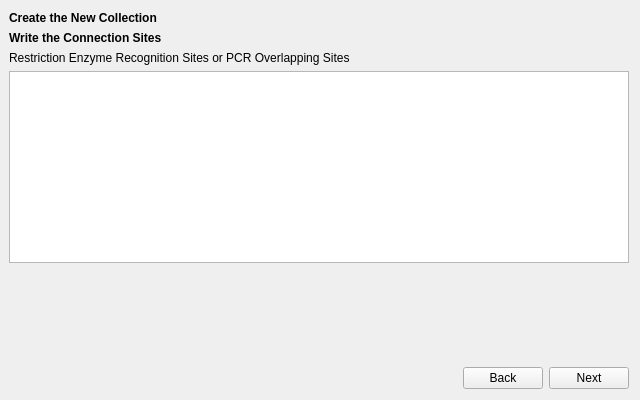
<?xml version="1.0" encoding="UTF-8"?>
<ui version="4.0">
 <class>CreateCollection_LinkerSelector_WidgetClass</class>
 <widget class="QWidget" name="CreateCollection_LinkerSelector_WidgetClass">
  <property name="geometry">
   <rect>
    <x>0</x>
    <y>0</y>
    <width>640</width>
    <height>400</height>
   </rect>
  </property>
  <property name="windowTitle">
   <string>CreateCollection_LinkerSelector_Widget</string>
  </property>
  <layout class="QGridLayout" name="gridLayout">
   <property name="leftMargin">
    <number>9</number>
   </property>
   <item row="4" column="0" colspan="2">
    <widget class="QListWidget" name="linker_list">
     <property name="sizePolicy">
      <sizepolicy hsizetype="Expanding" vsizetype="Expanding">
       <horstretch>0</horstretch>
       <verstretch>0</verstretch>
      </sizepolicy>
     </property>
     <property name="selectionMode">
      <enum>QAbstractItemView::ExtendedSelection</enum>
     </property>
     <property name="wordWrap">
      <bool>false</bool>
     </property>
     <property name="sortingEnabled">
      <bool>false</bool>
     </property>
    </widget>
   </item>
   <item row="1" column="0">
    <widget class="QLabel" name="window_title">
     <property name="text">
      <string>&lt;html&gt;&lt;head/&gt;&lt;body&gt;&lt;p&gt;&lt;span style=&quot; font-weight:700;&quot;&gt;Create the New Collection&lt;/span&gt;&lt;/p&gt;&lt;/body&gt;&lt;/html&gt;</string>
     </property>
    </widget>
   </item>
   <item row="6" column="0" colspan="2">
    <spacer name="verticalSpacer">
     <property name="orientation">
      <enum>Qt::Vertical</enum>
     </property>
     <property name="sizeHint" stdset="0">
      <size>
       <width>20</width>
       <height>40</height>
      </size>
     </property>
    </spacer>
   </item>
   <item row="7" column="0" colspan="2">
    <layout class="QHBoxLayout" name="horizontalLayout">
     <item>
      <spacer name="horizontalSpacer">
       <property name="orientation">
        <enum>Qt::Horizontal</enum>
       </property>
       <property name="sizeHint" stdset="0">
        <size>
         <width>40</width>
         <height>20</height>
        </size>
       </property>
      </spacer>
     </item>
     <item>
      <widget class="QPushButton" name="back_btn">
       <property name="text">
        <string>Back</string>
       </property>
      </widget>
     </item>
     <item>
      <widget class="QPushButton" name="next_btn">
       <property name="text">
        <string>Next</string>
       </property>
      </widget>
     </item>
    </layout>
   </item>
   <item row="2" column="0">
    <widget class="QLabel" name="main_title">
     <property name="text">
      <string>&lt;html&gt;&lt;head/&gt;&lt;body&gt;&lt;p&gt;&lt;span style=&quot; font-weight:700;&quot;&gt;Write the Connection Sites&lt;/span&gt;&lt;/p&gt;&lt;/body&gt;&lt;/html&gt;</string>
     </property>
    </widget>
   </item>
   <item row="3" column="0" colspan="2">
    <widget class="QLabel" name="label">
     <property name="text">
      <string>Restriction Enzyme Recognition Sites or PCR Overlapping Sites</string>
     </property>
    </widget>
   </item>
  </layout>
 </widget>
 <layoutdefault spacing="6" margin="11"/>
 <resources/>
 <connections/>
</ui>
